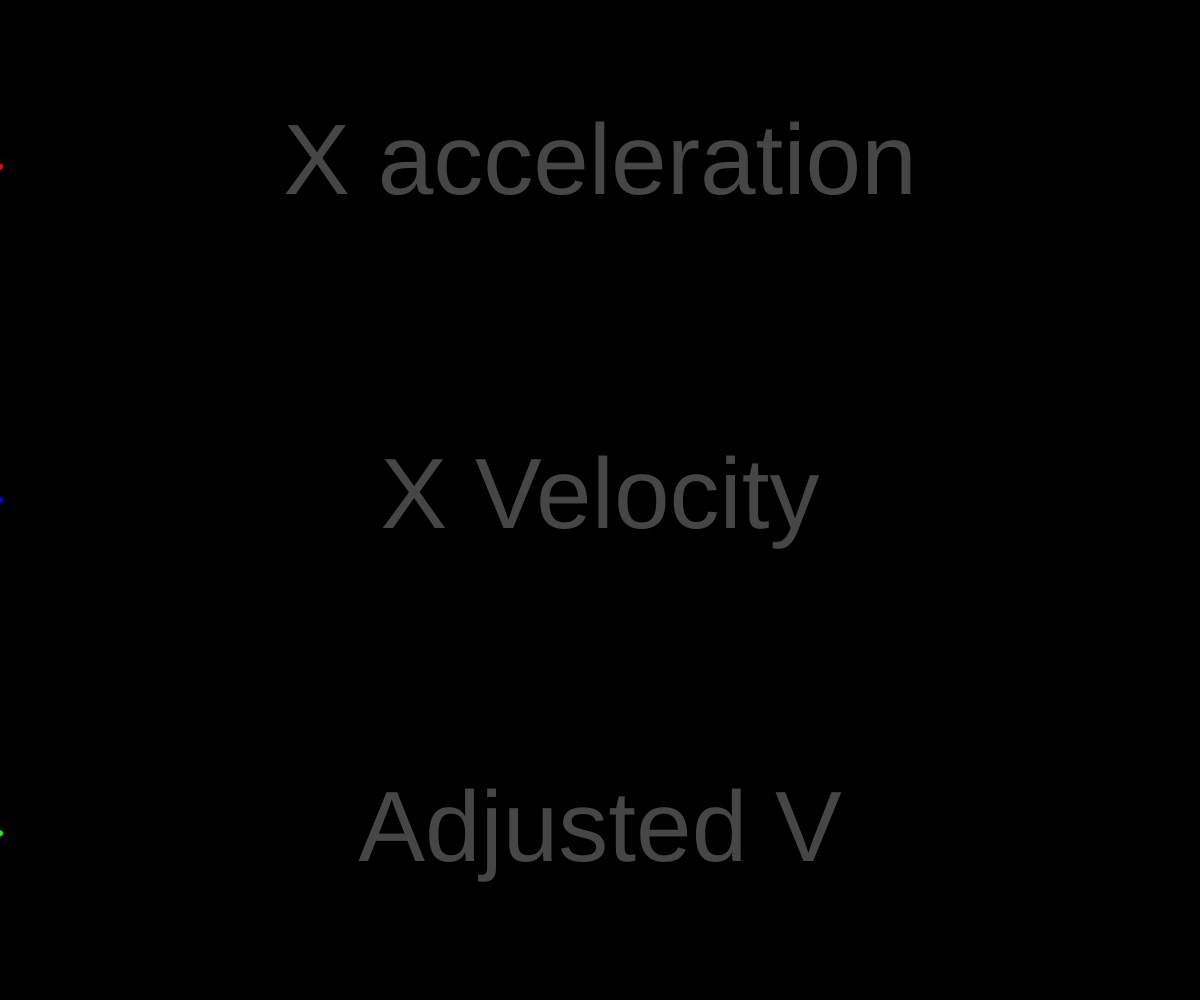
Frame 1 (no input)
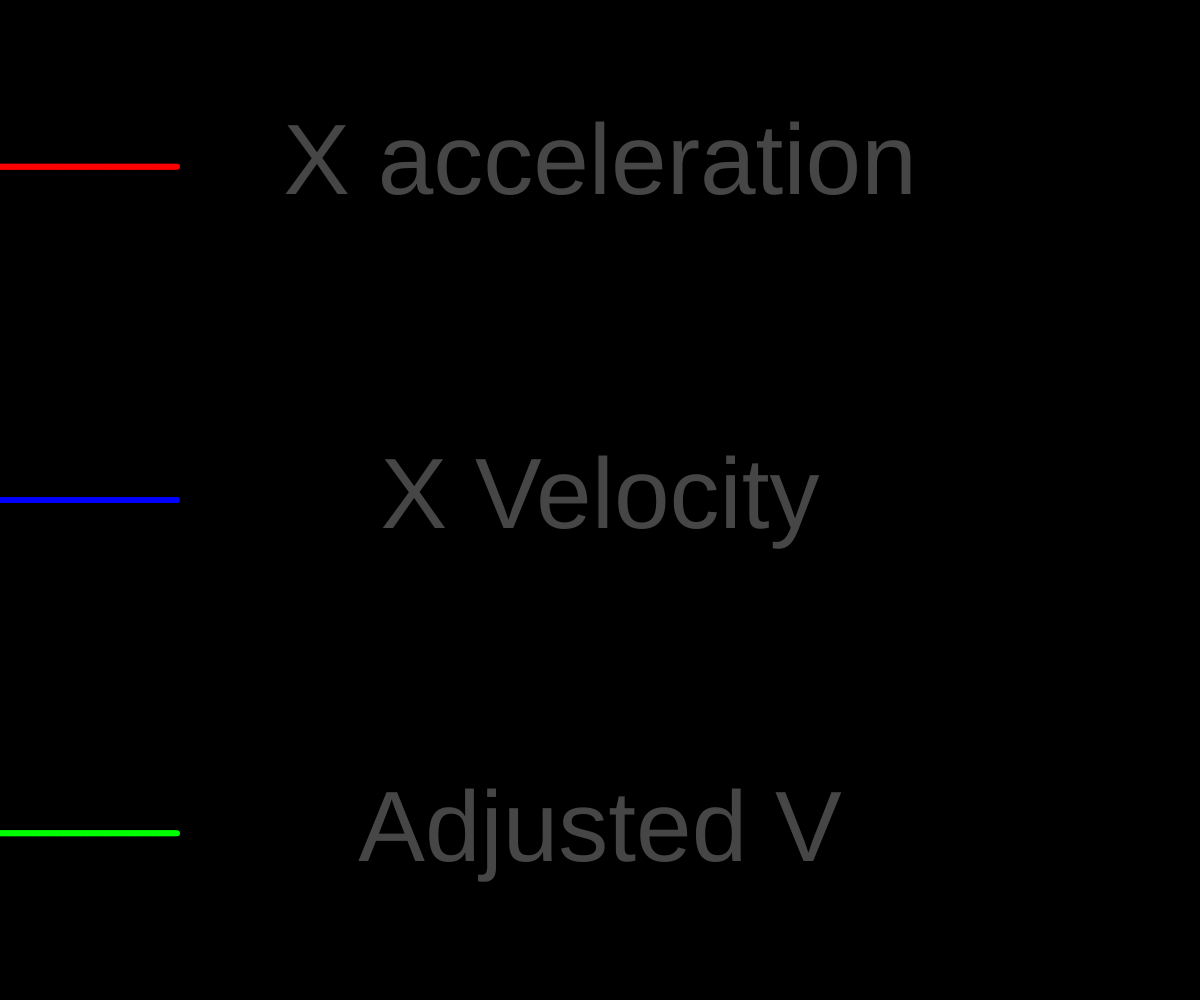
Frame 60 (no input)
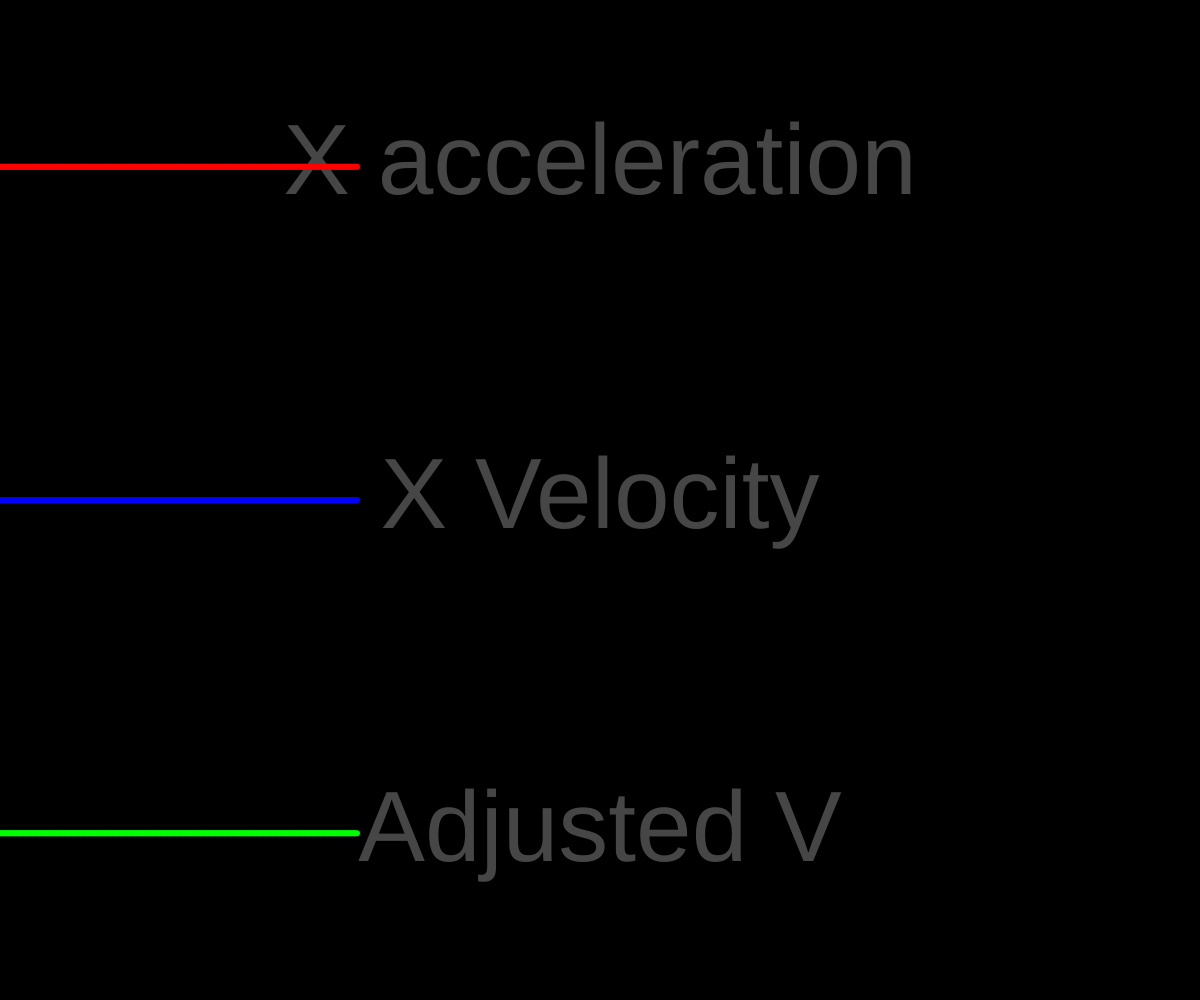
Frame 120 (the mouse pressed at the canvas centre since frame 60)

The p5.js sketch that drew these frames (run headless with seeded random() and noise() and a simulated clock; from frame 60 on, the mouse is pressed at the canvas centre):

// p5.js sketch
// ── sketch.js
var xPos = 0;
var pAccelerationX = 0;
var pVelocity = 0;
var Velocity = 0;
var pastAccelerations = [0,0,0];
var unadjustedVelocity = 0; 
var pUnadjustedVelocity = 0;

function setup(){
  createCanvas(windowWidth, windowHeight);
  xPos = 0;
  stroke(255);
  strokeWeight(6);
  fill(70);
  
  size = windowHeight/10;
  textSize(size);
  textAlign(CENTER,CENTER);

  background(0);
  noStroke();
  text("X acceleration", windowWidth/2, windowHeight/6);
  text("X Velocity", windowWidth/2, 3*windowHeight/6);
  text("Adjusted V", windowWidth/2, 5*windowHeight/6);
  stroke(255);

}

function adjustVelocityStdDev(pastAccelerations, Velocity, pVelocity) {

  // calculate StdDev
  var avgAccel = (pastAccelerations[0] + pastAccelerations[1] + pastAccelerations[2])/3;
  var stdDev = 0;

  for (var i = 0; i < 3; i++) {
    stdDev += (pastAccelerations[i] - avgAccel) * (pastAccelerations[i] - avgAccel);
    console.log(stdDev);
  }

  stdDev = stdDev/3;

  // note -- no need to waste effort squaring

  if (stdDev < 1) {
    return 0;
  }

  else {
    return pVelocity + pastAccelerations[2];
  }
}

function draw(){
  // add new acceleration (maintain length of array)
  pastAccelerations.splice(0, 1);
  pastAccelerations.push(accelerationX);

  // adjust velocity
  Velocity = adjustVelocityStdDev(pastAccelerations, Velocity, pVelocity);

  unadjustedVelocity += accelerationX;

  if(xPos<windowWidth){

    stroke(255,0,0);
    line(xPos - 3, windowHeight/6-map(pAccelerationX,-40,40,-windowHeight/6,windowHeight/6), xPos,windowHeight/6-map(accelerationX,-40,40,-windowHeight/6,windowHeight/6))
    stroke(0,0,255);
    line(xPos - 3, 3*windowHeight/6-map(pUnadjustedVelocity,-100,100,-windowHeight/6,windowHeight/6), xPos,3*windowHeight/6-map(unadjustedVelocity,-100,100,-windowHeight/6,windowHeight/6))
    stroke(0,255,0);
    line(xPos - 3, 5*windowHeight/6-map(pVelocity,-100,100,-windowHeight/6,windowHeight/6), xPos,5*windowHeight/6-map(Velocity,-100,100,-windowHeight/6,windowHeight/6))


    xPos = xPos + 3; 
    pVelocity = Velocity;
    pUnadjustedVelocity = unadjustedVelocity;
    pAccelerationX = accelerationX;

  } 
}
